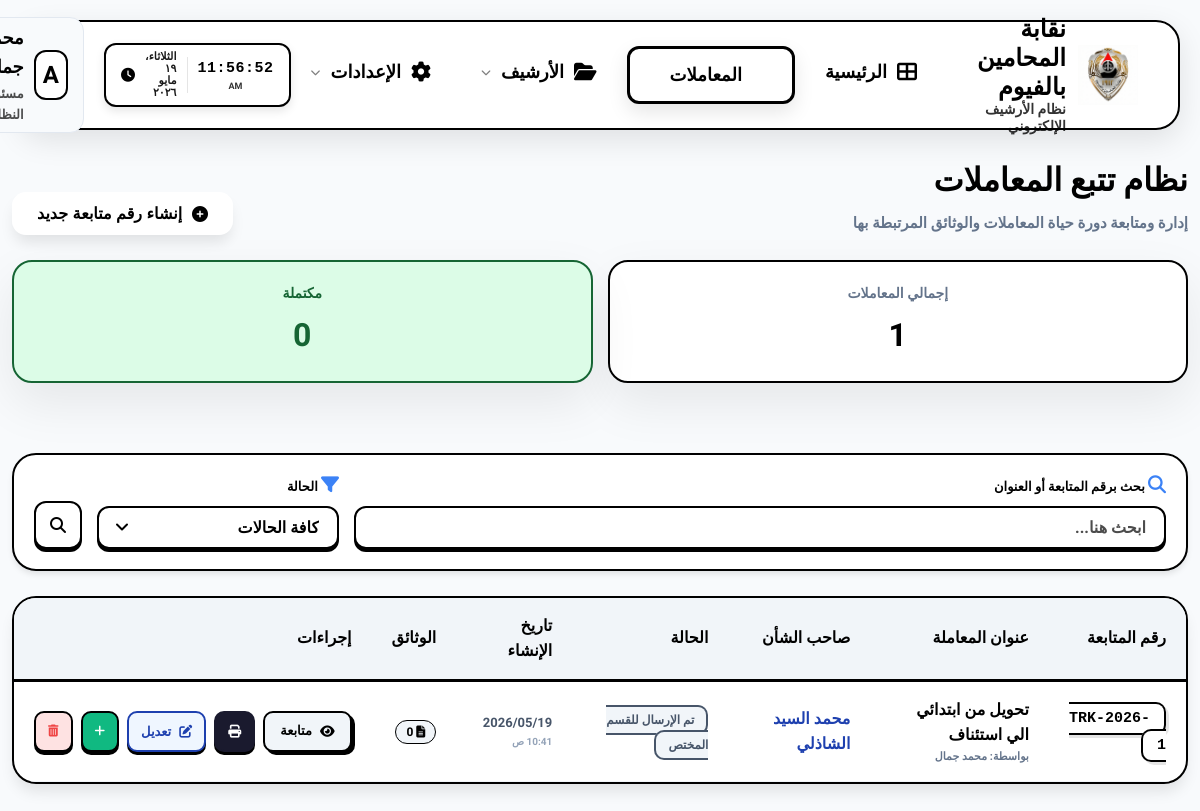
The page /transactions/ (signed in) on the database as committed earlier.
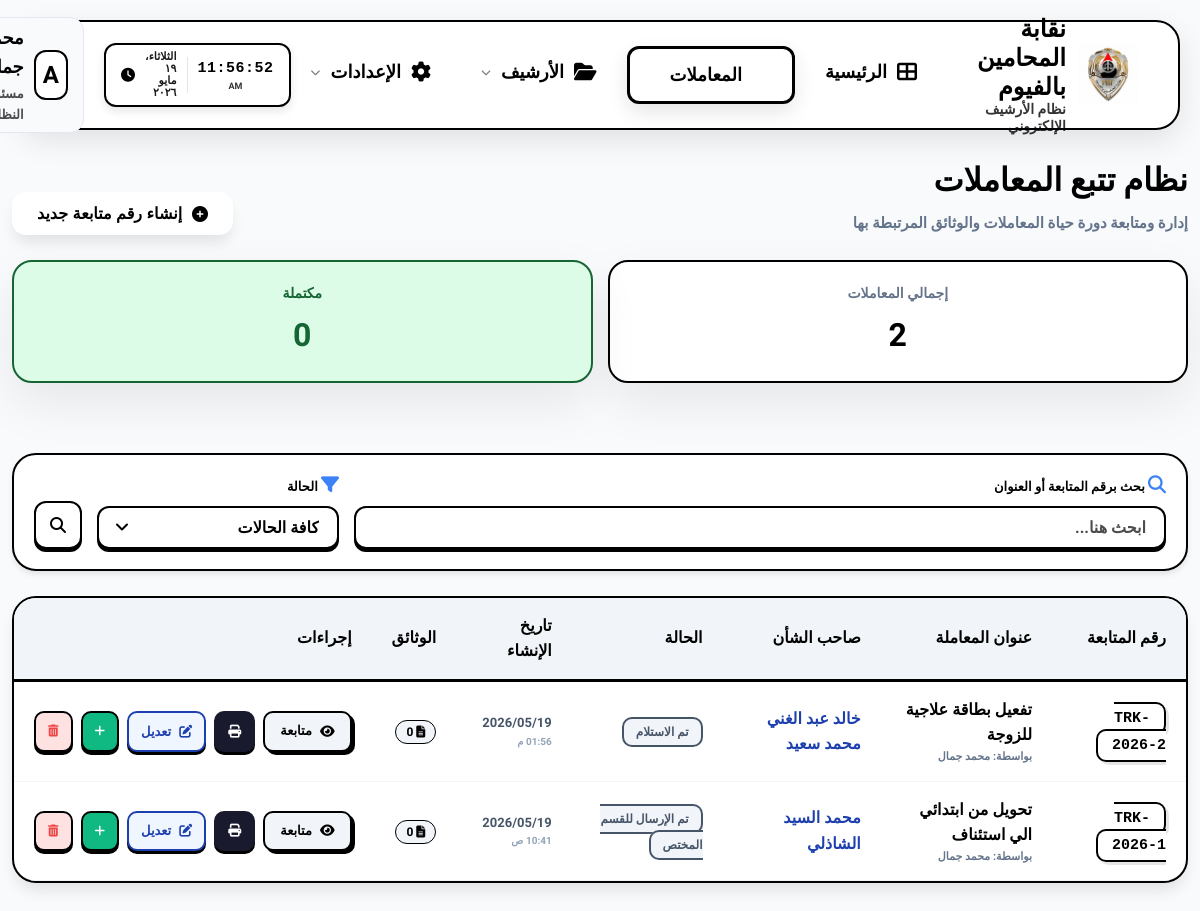
The same page on the database as committed later.
### eams/models.py (models this page shows, shortened)
class Transaction(models.Model):
    STATUS_CHOICES = (
        ('received', 'تم الاستلام'),
        ('sent_to_dept', 'تم الإرسال للقسم المختص'),
        ('under_review', 'تحت المراجعة'),
        ('in_progress', 'جاري التنفيذ'),
        ('completed', 'تم الانتهاء'),
    )
    tracking_number = models.CharField(max_length=50, unique=True, verbose_name="رقم المتابعة")
    current_status = models.CharField(max_length=50, choices=STATUS_CHOICES, default='received', verbose_name="الحالة الحالية")
    client_name = models.CharField(max_length=255, verbose_name="الاسم", default="غير محدد")
    client_phone = models.CharField(max_length=20, verbose_name="رقم الهاتف", default="000")
    client_gender = models.CharField(max_length=10, choices=(('male', 'ذكر'), ('female', 'أنثى')), verbose_name="النوع", default='male')
    registration_number = models.CharField(max_length=50, blank=True, null=True, verbose_name="رقم القيد (اختياري)")
    title = models.CharField(max_length=255, verbose_name="عنوان المعاملة")
    description = models.TextField(blank=True, null=True, verbose_name="وصف المعاملة")
    created_at = models.DateTimeField(auto_now_add=True, verbose_name="تاريخ الإنشاء")
    updated_at = models.DateTimeField(auto_now=True, verbose_name="آخر تحديث")
    created_by = models.ForeignKey(User, on_delete=models.SET_NULL, null=True, verbose_name="بواسطة")
    secure_token = models.UUIDField(default=uuid.uuid4, unique=True, editable=False, verbose_name="رمز الأمان")
    missing_info = models.TextField(blank=True, null=True, verbose_name="ملاحظات للنواقص (تظهر لصاحب الشأن)")
    completion_note = models.TextField(blank=True, null=True, verbose_name="تعليمات الاستلام عند الانتهاء (تظهر لصاحب الشأن)")
    @property
    def display_tracking_number(self):
        if self.tracking_number:
            parts = self.tracking_number.split('-')
            if len(parts) >= 3:
                try:
                    prefix = parts[0]
                    year = parts[1]
                    seq = int(parts[2])
                    return f"{prefix}-{year}-{seq}"
                except (ValueError, IndexError):
                    pass
            elif len(parts) == 2:
                try:
                    if len(parts[0]) == 4 and parts[0].isdigit():
                        return f"TRK-{parts[0]}-{int(parts[1])}"
                except ValueError:
                    pass
        return self.tracking_number

class Profile(models.Model):
    ROLE_CHOICES = (
        ('admin', 'مدير نظام'),
        ('employee', 'موظف'),
        ('viewer', 'مشاهد'),
    )
    user = models.OneToOneField(User, on_delete=models.CASCADE, related_name='profile')
    full_name = models.CharField(max_length=255, blank=True, null=True, verbose_name="الاسم بالكامل")
    job_title = models.CharField(max_length=255, blank=True, null=True, verbose_name="الوظيفة")
    department = models.CharField(max_length=255, blank=True, null=True, verbose_name="القسم")
    raw_password = models.CharField(max_length=255, blank=True, null=True, verbose_name="كلمة المرور الحالية (للمدير)")
    access_incoming = models.BooleanField(default=True, verbose_name="الأرشيف الوارد")
    access_outgoing = models.BooleanField(default=True, verbose_name="الأرشيف الصادر")
    access_internal = models.BooleanField(default=True, verbose_name="البريد الداخلي")
    access_reports = models.BooleanField(default=False, verbose_name="التقارير الإحصائية")
    access_categories = models.BooleanField(default=False, verbose_name="إدارة الأقسام")
    access_audit = models.BooleanField(default=False, verbose_name="سجل التحركات")
    access_users = models.BooleanField(default=False, verbose_name="إدارة المستخدمين")

### eams/views.py (the view, shortened to what this page needs)
# urls.py: path('transactions/', views.transaction_list, name='transaction_list'),
@login_required
def transaction_list(request):
    query = request.GET.get('q')
    status = request.GET.get('status')
    transactions = Transaction.objects.all()
    if status:
        transactions = transactions.filter(current_status=status)
    transactions = transactions.order_by('-created_at')
    total_count = transactions.count()
    completed_count = transactions.filter(current_status='completed').count()
    context = {
        'transactions': transactions,
        'status_choices': Transaction.STATUS_CHOICES,
        'total_count': total_count,
        'completed_count': completed_count,
    }
    if request.headers.get('X-Requested-Part') == 'rows':
        return render(request, 'eams/partials/transaction_table_rows.html', context)
    return render(request, 'eams/transaction_list.html', context)

### templates/eams/transaction_list.html (shortened to what the changed rows need)
{% extends 'base.html' %}
{% block content %}
<div class="fade-in">
    <div style="display: flex; justify-content: space-between; align-items: flex-end; margin-bottom: 25px; gap: 20px; flex-wrap: wrap;">
        <div style="text-align: right;">
            <h1 style="font-size: 28px; font-weight: 900; color: #000; margin-bottom: 5px;">نظام تتبع المعاملات</h1>
        </div>
    </div>
    <div style="display: grid; grid-template-columns: repeat(auto-fit, minmax(200px, 1fr)); gap: 15px; margin-bottom: 30px;">
        <div class="stat-card" style="background: #fff; border: 2px solid #000; padding: 20px; border-radius: 20px; text-align: center;">
            <div style="font-size: 14px; font-weight: 800; color: #64748b; margin-bottom: 5px;">إجمالي المعاملات</div>
            <div style="font-size: 32px; font-weight: 900; color: #000;">{{ total_count }}</div>
        </div>
    </div>
    <div class="table-container" style="background: #fff; border-radius: 24px; border: 2px solid #000; overflow: hidden; box-shadow: 0 10px 15px -3px rgba(0,0,0,0.1);">
        <table class="table" style="width: 100%; border-collapse: collapse; text-align: right;">
            <thead>
                <tr style="background: #f1f5f9 !important; color: #000 !important; border-bottom: 3px solid #000;">
                    <th style="padding: 15px 20px; font-weight: 900; color: #000 !important;">رقم المتابعة</th>
                    <th style="padding: 15px 20px; font-weight: 900; color: #000 !important;">عنوان المعاملة</th>
                    <th style="padding: 15px 20px; font-weight: 900; color: #000 !important;">صاحب الشأن</th>
                    <th style="padding: 15px 20px; font-weight: 900; color: #000 !important;">الحالة</th>
                    <th style="padding: 15px 20px; font-weight: 900; color: #000 !important;">تاريخ الإنشاء</th>
                    <th style="padding: 15px 20px; font-weight: 900; color: #000 !important;">الوثائق</th>
                    <th style="padding: 15px 20px; font-weight: 900; color: #000 !important;">إجراءات</th>
                </tr>
            </thead>
                <tbody id="transaction-table-body"
                       hx-get="{% url 'transaction_list' %}{% if request.GET %}?{{ request.GET.urlencode }}{% endif %}"
                       hx-trigger="every 5s, transactionListChanged from:body"
                       hx-headers='{"X-Requested-Part": "rows"}'
                       hx-swap="innerHTML">
                    {% include 'eams/partials/transaction_table_rows.html' %}
                </tbody>
        </table>
    </div>
</div>
{% endblock %}

### templates/eams/partials/transaction_table_rows.html (shortened to what the changed rows need)
{% for tr in transactions %}
<tr style="border-bottom: 1px solid #f1f5f9; transition: all 0.2s;" onmouseover="this.style.background='#f8fafc'" onmouseout="this.style.background='transparent'">
    <td style="padding: 15px 20px;">
        <span style="background: #fff !important; color: #000 !important; padding: 6px 14px; border-radius: 10px; font-family: 'Courier New', monospace; font-weight: 900; font-size: 15px; border: 2px solid #000; box-shadow: 3px 3px 0px rgba(0,0,0,0.1);">
            {{ tr.display_tracking_number }}
        </span>
    </td>
    <td style="padding: 15px 20px;">
        <div style="font-weight: 900; color: #000 !important;">{{ tr.title }}</div>
        <div style="font-size: 11px; color: #64748b !important; font-weight: 700;">
            بواسطة:
            {% if tr.created_by %}
                {{ tr.created_by.profile.full_name|default:tr.created_by.username }}
            {% else %}
                غير معروف
            {% endif %}
        </div>
    </td>
    <td style="padding: 15px 20px;">
        <span style="font-weight: 800; color: #1e40af;">{{ tr.client_name }}</span>
    </td>
    <td style="padding: 15px 20px;">
        {% if tr.current_status == 'completed' %}
            <span class="badge" style="background: #dcfce7 !important; color: #166534 !important; border: 2px solid #166534; padding: 6px 12px; border-radius: 10px; font-weight: 800; font-size: 12px;">
                <i class="fas fa-check-circle"></i> {{ tr.get_current_status_display }}
            </span>
        {% elif tr.current_status == 'in_progress' %}
            <span class="badge" style="background: #e0f2fe !important; color: #0369a1 !important; border: 2px solid #0369a1; padding: 6px 12px; border-radius: 10px; font-weight: 800; font-size: 12px;">
                <i class="fas fa-spinner fa-spin"></i> {{ tr.get_current_status_display }}
            </span>
        {% elif tr.current_status == 'sent' %}
            <span class="badge" style="background: #fef3c7 !important; color: #92400e !important; border: 2px solid #92400e; padding: 6px 12px; border-radius: 10px; font-weight: 800; font-size: 12px;">
                <i class="fas fa-paper-plane"></i> {{ tr.get_current_status_display }}
            </span>
        {% else %}
            <span class="badge" style="background: #f1f5f9 !important; color: #475569 !important; border: 2px solid #475569; padding: 6px 12px; border-radius: 10px; font-weight: 800; font-size: 12px;">
                {{ tr.get_current_status_display }}
            </span>
        {% endif %}
    </td>
    <td style="padding: 15px 20px;">
        <div style="font-size: 13px; font-weight: 700; color: #475569 !important;">{{ tr.created_at|date:"Y/m/d" }}</div>
        <div style="font-size: 10px; color: #94a3b8 !important; font-weight: 700;">{{ tr.created_at|date:"h:i A" }}</div>
    </td>
    <td style="padding: 15px 20px;">
        <span style="background: #f1f5f9 !important; color: #000 !important; padding: 4px 10px; border-radius: 50px; font-weight: 900; font-size: 12px; border: 1px solid #000;">
            <i class="fas fa-file-alt"></i> {{ tr.documents.count }}
        </span>
    </td>
    <td style="padding: 15px 20px;">
        <div style="display: flex; gap: 8px;">
            <a href="{% url 'transaction_detail' tr.pk %}" class="btn" style="background: #f1f5f9 !important; color: #000 !important; padding: 8px 15px; border-radius: 10px; font-size: 13px; font-weight: 900; border: 2px solid #000; box-shadow: 3px 3px 0px #000;">
                <i class="fas fa-eye"></i> متابعة
            </a>
            <button hx-get="{% url 'transaction_print' tr.pk %}" hx-target="#htmxModalBody" class="btn" style="background: #1a1a2e !important; color: #fff !important; padding: 8px 12px; border-radius: 10px; font-size: 13px; font-weight: 900; border: 2px solid #1a1a2e; cursor: pointer;">
                <i class="fas fa-print"></i>
            </button>
            <button hx-get="{% url 'transaction_update' tr.pk %}" hx-target="#htmxModalBody" class="btn" style="background: #eff6ff !important; color: #1e40af !important; padding: 8px 12px; border-radius: 10px; font-size: 13px; font-weight: 900; border: 2px solid #1e40af; cursor: pointer;">
                <i class="fas fa-edit"></i> تعديل
            </button>
            <a href="{% url 'document_create' %}?transaction_id={{ tr.id }}" class="btn" style="background: #10b981; color: #fff; padding: 8px 12px; border-radius: 10px; font-size: 12px;">
                <i class="fas fa-plus"></i>
            </a>
            <button onclick="showDeleteModal('{% url 'transaction_delete' tr.pk %}')" class="btn" style="background: #fee2e2; color: #ef4444; padding: 8px 12px; border-radius: 10px; font-size: 12px;">
                <i class="fas fa-trash-alt"></i>
            </button>
        </div>
    </td>
</tr>
{% endfor %}

Rows that differ between the two databases and show on the page:
added Transaction: display_tracking_number "TRK-2026-2", title "تفعيل بطاقة علاجية للزوجة", created_by.profile.full_name "محمد جمال", client_name "خالد عبد الغني محمد سعيد", current_status "تم الاستلام", created_at "2026/05/19", created_at "01:56 م", documents.count "0"
Other text that changed with them:
{{ total_count }}: "1" → "2"
